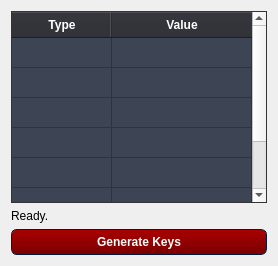
        <widget class="QWidget" name="keytab">
         <attribute name="title">
          <string>Keys</string>
         </attribute>
         <layout class="QGridLayout" name="gridLayout_2">
          <item row="1" column="0">
           <widget class="QTableWidget" name="keytable">
            <property name="enabled">
             <bool>true</bool>
            </property>
            <property name="styleSheet">
             <string notr="true">/*-----QTableView &amp; QTableWidget-----*/
QTableView
{
    background-color: rgb(61, 69, 84);
    border: 1px groove #333333;
    color: #f0f0f0;
	font-weight: bold;
    gridline-color: #333333;
    outline : 0;

}


QTableView::disabled
{
    background-color: #242526;
    border: 1px solid #32414B;
    color: #656565;
    gridline-color: #656565;
    outline : 0;

}


QTableView::item:hover 
{
    background-color: #484c58;
    color: #f0f0f0;

}


QTableView::item:selected 
{
    background-color: #484c58;
    border: 2px groove rgb(255, 201, 38);
    color: #F0F0F0;

}


QTableView::item:selected:disabled
{
    background-color: #1a1b1c;
    border: 2px solid #525251;
    color: #656565;

}


QTableCornerButton::section
{
    background-color: #282830;

}


QHeaderView::section
{
    background-color: #282830;
    color: #fff;
	font-weight: bold;
    text-align: left;
	padding: 4px;
	
}


QHeaderView::section:disabled
{
    background-color: #525251;
    color: #656565;

}


QHeaderView::section:checked
{
    background-color: rgb(255, 201, 38);

}


QHeaderView::section:checked:disabled
{
    color: #656565;
    background-color: #525251;

}


QHeaderView::section::vertical::first,
QHeaderView::section::vertical::only-one
{
    border-top: 0px;

}


QHeaderView::section::vertical
{
    border-top: 0px;

}


QHeaderView::section::horizontal::first,
QHeaderView::section::horizontal::only-one
{
    border-left: 0px;

}


QHeaderView::section::horizontal
{
    border-left: 0px;

}

</string>
            </property>
            <property name="sortingEnabled">
             <bool>true</bool>
            </property>
            <property name="wordWrap">
             <bool>false</bool>
            </property>
            <attribute name="horizontalHeaderShowSortIndicator" stdset="0">
             <bool>true</bool>
            </attribute>
            <attribute name="horizontalHeaderStretchLastSection">
             <bool>true</bool>
            </attribute>
            <attribute name="verticalHeaderVisible">
             <bool>false</bool>
            </attribute>
            <attribute name="verticalHeaderCascadingSectionResizes">
             <bool>false</bool>
            </attribute>
            <attribute name="verticalHeaderStretchLastSection">
             <bool>false</bool>
            </attribute>
            <row>
             <property name="text">
              <string>Neue Zeile</string>
             </property>
            </row>
            <row>
             <property name="text">
              <string>Neue Zeile</string>
             </property>
            </row>
            <row>
             <property name="text">
              <string>Neue Zeile</string>
             </property>
            </row>
            <row>
             <property name="text">
              <string>Neue Zeile</string>
             </property>
            </row>
            <row>
             <property name="text">
              <string>Neue Zeile</string>
             </property>
            </row>
            <row>
             <property name="text">
              <string>Neue Zeile</string>
             </property>
            </row>
            <row>
             <property name="text">
              <string>Neue Zeile</string>
             </property>
            </row>
            <column>
             <property name="text">
              <string>Type</string>
             </property>
            </column>
            <column>
             <property name="text">
              <string>Value</string>
             </property>
            </column>
           </widget>
          </item>
          <item row="2" column="0">
           <widget class="QLabel" name="keystatuslabel">
            <property name="text">
             <string>Ready.</string>
            </property>
           </widget>
          </item>
          <item row="3" column="0">
           <widget class="QPushButton" name="generatekeybtn">
            <property name="styleSheet">
             <string notr="true">/*-----QPushButton-----*/
QPushButton
{
	background-color: qlineargradient(spread:repeat, x1:0.486, y1:0, x2:0.505, y2:1, stop:0.00480769 rgba(170, 0, 0, 255),stop:1 rgba(122, 0, 0, 255));
	color: #ffffff;
	font-weight: bold;
	border-style: solid;
	border-width: 1px;
	border-radius: 6px;
	border-color: #051a39;
	padding: 5px;

}



QPushButton::hover
{
	background-color: #9c0000;
	color: #ffffff;
	border-style: solid;
	border-width: 1px;
	border-radius: 6px;
	border-color: #051a39;
	padding: 5px;

}

QPushButton::disabled
{
	background-color: #404040;
	color: #656565;
	border-color: #051a39;

}


QPushButton::pressed
{
	background-color: #880000;
	color: #ffffff;
	border-style: solid;
	border-width: 2px;
	border-radius: 6px;
	border-color: #000000;
	padding: 5px;

}
</string>
            </property>
            <property name="text">
             <string>Generate Keys</string>
            </property>
           </widget>
          </item>
         </layout>
        </widget>
